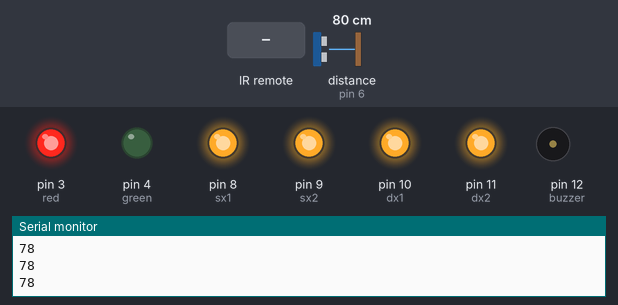
Simulated run of this sketch. Board: Arduino Uno, built with avr-gcc and run on an emulated ATmega328P. Parts: output pins drawn as LEDs (lit = HIGH), buzzer (waves = sounding), the last lines printed to the serial monitor. Wiring (inferred from the names in the program): ultrasonic range finder: trigger pin 7; echo pin 6. The test bench sets the inputs (shaded band); at power-on: distance to the obstacle (sensor on pin 6) 80 cm. The echo pulse lasts 58.3 µs per cm; pins used as bus, display or sensor lines are not drawn.

Above: at 1.2 s.
1.3 s: infrared code 0xFF02FD received
At 2.3 s:
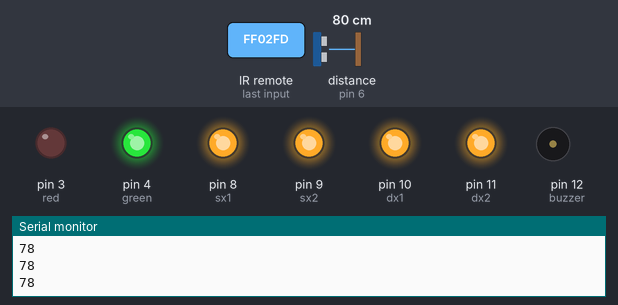
2.8 s: distance to the obstacle (sensor on pin 6) set to 7 cm
4.3 s: distance to the obstacle (sensor on pin 6) set to 4 cm
At 4.5 s:
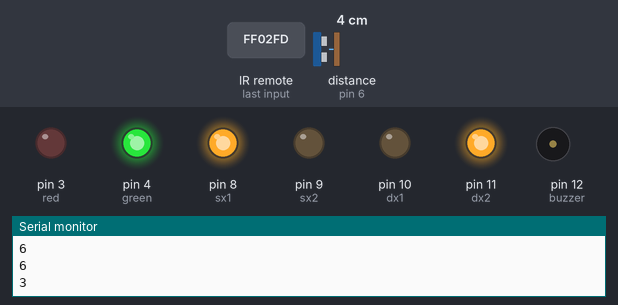
7.3 s: infrared code 0xFF52AD received
10.3 s: infrared code 0xFF629D received
13.3 s: infrared code 0xFFC23D received
At 13.43 s:
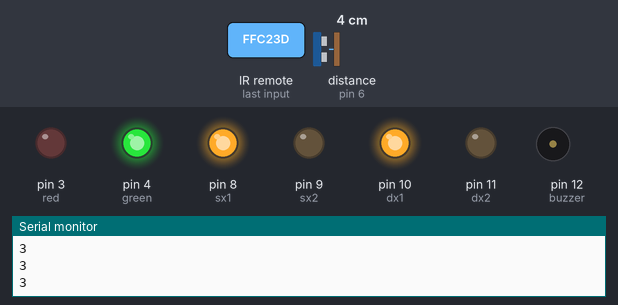
Timing chart, 0 to 17.3 s (numbered marks = the images above; inputs shaded):
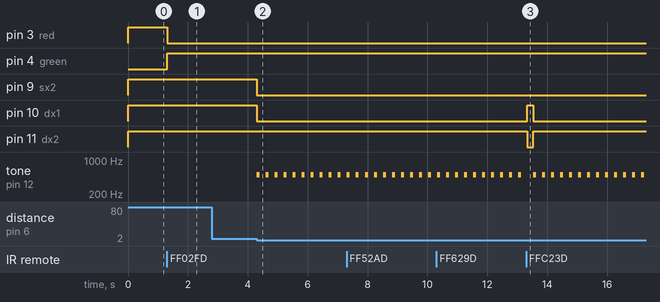

Measured:
- the behaviour switches between 6 and 5 cm on distance to the obstacle (sensor on pin 6) (found by bisection; images 1 and 2)
- after the input at 1.3 s, pin 3 (red): HIGH → LOW at once; pin 4 (green): LOW → HIGH at once
- after the input at 4.3 s, pin 9 (sx2), pin 10 (dx1): HIGH → LOW at once; tone on pin 12 (buzzer): alternates 500 Hz for 0.10 s and silent for 0.20 s, starting at once
- after the input at 13.3 s, pin 10 (dx1): LOW → HIGH at once, → LOW 0.20 s later; pin 11 (dx2): HIGH → LOW at once, → HIGH 0.20 s later

The sketch:

Motori.ino
```cpp
#include <IRremote.h>

const int rec = 5;
IRrecv irrecv(rec);
decode_results results;

int green = 4;
int red = 3;

int sx1 = 8;
int sx2 = 9;
int dx1 = 10;
int dx2 = 11;

const int trig = 7;
const int echo = 6;

int buzzer = 12;

void setup() {
  Serial.begin(9600);
  irrecv.enableIRIn();

  pinMode(green, OUTPUT);
  pinMode(red, OUTPUT);

  pinMode(dx1, OUTPUT);
  pinMode(dx2, OUTPUT);
  pinMode(sx1, OUTPUT);
  pinMode(sx2, OUTPUT);

  pinMode(trig, OUTPUT);
  pinMode(echo, INPUT);

  pinMode(buzzer, OUTPUT);

  digitalWrite(red,HIGH);
  ferma();
}

void ferma(){
  digitalWrite(dx1, HIGH);
  digitalWrite(dx2, HIGH);
  digitalWrite(sx1, HIGH);
  digitalWrite(sx2, HIGH);
}

void vai(){
  digitalWrite(dx1, HIGH);
  digitalWrite(dx2, LOW);
  digitalWrite(sx1, LOW);
  digitalWrite(sx2, HIGH);
}

void retro(){
  digitalWrite(dx1, LOW);
  digitalWrite(dx2, HIGH);
  digitalWrite(sx1, HIGH);
  digitalWrite(sx2, LOW);
}

unsigned long ok = 0xFF02FD;
unsigned long to = 0xFF52AD;
unsigned long ava = 0xFF629D;
unsigned long ind = 0xFFA857;
unsigned long dx = 0xFFC23D;
unsigned long sx = 0xFF22DD;

//dx FFC23D
//sx FF22DD

bool check = false;
bool tono = false;

bool avanti = false;
bool indietro = false;
bool manovra = false;

long duration;
int distance;

void loop() {
  control();
  if(check && !manovra){
    if(distance < 5){
      manovra = false;
      tone(buzzer, 500);
      retro();
      avanti = false;
      delay(100);
      noTone(buzzer);
      delay(200);
      ferma();
    }
  }
  if (irrecv.decode(&results)){
    if(results.value == ok){
      if(check){
        avanti = indietro = check = false;
        digitalWrite(green, LOW);
        digitalWrite(red, HIGH);
        ferma();
      }else{
        check = true;
        digitalWrite(green, HIGH);
        digitalWrite(red, LOW);
      }
    }
    if(check){
      if(results.value == ava){
        if(avanti){
          avanti = false;
          ferma();
        }else{
          avanti = true;
          indietro = false;
          vai();
        }
      }
      if(results.value == ind){
        if(indietro){
          indietro = false;
          ferma();
        }else{
          indietro = true;
          avanti = false;
          retro();
        }
      }
      if(results.value == dx){
        manovra = true;
        if(avanti || indietro){
          if(avanti){
            digitalWrite(sx1, HIGH);
            digitalWrite(sx2, LOW);
            digitalWrite(dx1, HIGH);
            digitalWrite(dx2, LOW);
            delay(200);
            vai();
          }else{
            digitalWrite(sx1, HIGH);
            digitalWrite(sx2, LOW);
            digitalWrite(dx1, HIGH);
            digitalWrite(dx2, LOW);
            delay(200);
            retro();
          }
        }else{
          digitalWrite(sx1, HIGH);
          digitalWrite(sx2, LOW);
          digitalWrite(dx1, HIGH);
          digitalWrite(dx2, LOW);
          delay(200);
          ferma();
        }
        manovra = false;
      }
      if(results.value == sx){
        manovra = true;
        if(avanti || indietro){
          if(avanti){
            digitalWrite(sx1, LOW);
            digitalWrite(sx2, HIGH);
            digitalWrite(dx1, LOW);
            digitalWrite(dx2, HIGH);
            delay(200);
            vai();
          }else{
            digitalWrite(sx1, LOW);
            digitalWrite(sx2, HIGH);
            digitalWrite(dx1, LOW);
            digitalWrite(dx2, HIGH);
            delay(200);
            retro();
          }
        }else{
          digitalWrite(sx1, LOW);
          digitalWrite(sx2, HIGH);
          digitalWrite(dx1, LOW);
          digitalWrite(dx2, HIGH);
          delay(200);
          ferma();
        }
        manovra = false;
      }
    }
    if(results.value == to){
      if(tono){
        tono = false;
        noTone(buzzer);
      }else{
        tono = true;
        tone(buzzer, 400);
      }
    }
    Serial.println(results.value, HEX);
    irrecv.resume();
  }
}

void control(){
  digitalWrite(trig, LOW);
  delayMicroseconds(2);
  digitalWrite(trig, HIGH);
  delayMicroseconds(10);
  digitalWrite(trig, LOW);
  duration = pulseIn(echo, HIGH);
  distance = duration*0.034/2;
  Serial.println(distance);
}
```
